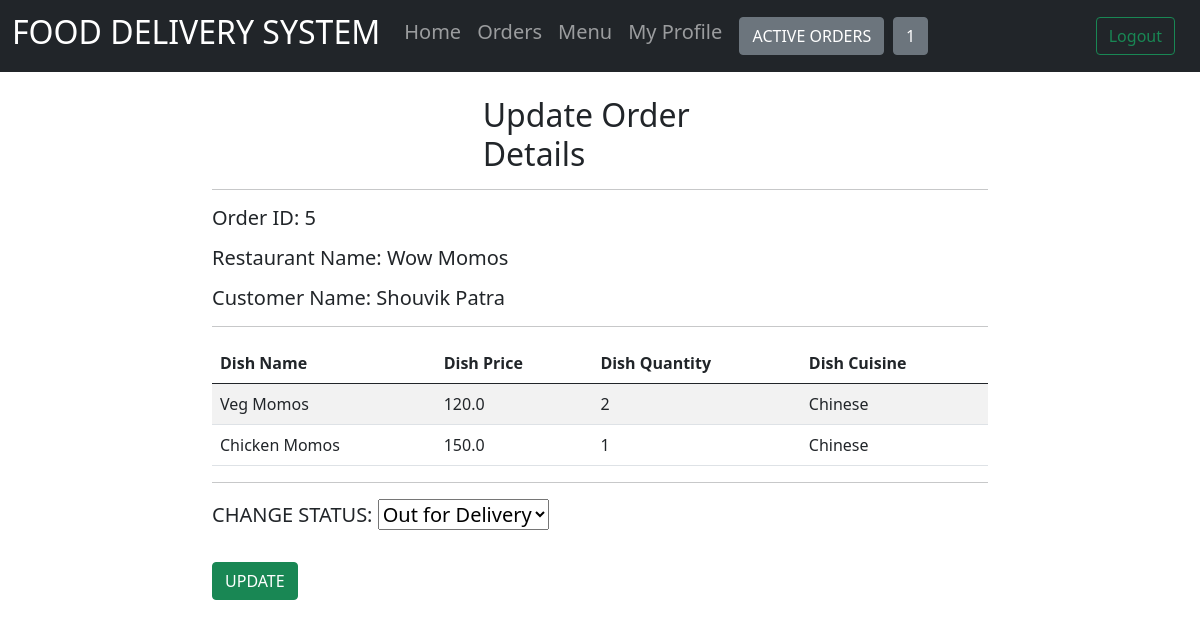
Screenshot of /restaurant/1/myOrders/update_order/5/ (signed in) with the database file from the repository.
### restaurants/models.py (models this page shows, shortened)
class Restaurant(models.Model):
    name = models.CharField(max_length=255, null=True)
    username = models.ForeignKey(
        User, on_delete=models.CASCADE)
    address = models.CharField(max_length=1500, null=True)
    contact = models.IntegerField(null=True)
    maxActiveOrders = models.IntegerField(null=True)
    activeOrders = models.IntegerField(default=0)

class Menu(models.Model):
    category = (('Chinese', 'Chinese'),
                ('North Indian', 'North Indian'),
                ('South Indian', 'South Indian'),
                ('Italian', 'Italian'),
                )
    res_id = models.ForeignKey(
        "Restaurant", on_delete=models.CASCADE)
    dish_name = models.CharField(max_length=255, null=True)
    price = models.FloatField(max_length=255, null=True)
    availability = models.BooleanField(default=True)
    cuisine = models.CharField(max_length=50, choices=category)

### orders/models.py (models this page shows)
class Order(models.Model):
    category = (('Confirmed', 'Confirmed'),
                ('Preparing', 'Preparing'),
                ('Out for Delivery', 'Out for Delivery'),
                ('Delivered', 'Delivered'),
                ('Cancelled', 'Cancelled'),
                )
    restaurant = models.ForeignKey(
        "restaurants.Restaurant", null=True, on_delete=models.SET_NULL)
    customer = models.ForeignKey(
        "customers.Customer", null=True, on_delete=models.SET_NULL)
    status = models.CharField(
        max_length=60, choices=category, default=category[0][0])
    order_activity = models.BooleanField(default=True)

class OrderList(models.Model):
    order = models.ForeignKey(
        "Order", null=True, on_delete=models.CASCADE)
    dish = models.ForeignKey(
        "restaurants.Menu", null=True, on_delete=models.SET_NULL)
    quantity = models.IntegerField(default=1)

### customers/models.py (models this page shows)
class Customer(models.Model):
    name = models.CharField(max_length=255, null=True)
    username = models.ForeignKey(
        User, on_delete=models.CASCADE)
    address = models.CharField(max_length=1500, null=True)
    contact = models.IntegerField(null=True)

### restaurants/views.py (the view, shortened to what this page needs)
@login_required(login_url='home')
def updateOrder(response, rid, oid):
    order = Order.objects.get(id=oid)
    form = OrderForm(instance=order)
    restaurant = order.restaurant
    customer = order.customer
    context = {'rid': rid, 'oid': oid, 'form': form,
               'restaurant': restaurant, 'customer': customer, 'order': order}
    return render(response, 'restaurants/updateOrder.html', context)

### restaurants/forms.py
class OrderForm(ModelForm):
    class Meta:
        model = Order
        fields = '__all__'

### restaurants/templates/restaurants/updateOrder.html (shortened to what this page needs)
{% extends 'restaurants/base.html' %}
{% load static from static %}
{% block content %}
<div class="container col-md-8">
  <form action="{% url 'updateOrder' rid=rid oid=oid %}" method="post" >
  <br>
    <div class="container col-md-4 h2">Update Order Details</div>
    <hr />
    <h5>
    <p>Order ID: {{order.id}}</p>
    <p>Restaurant Name: {{restaurant.name}}</p>
    <p>Customer Name: {{customer.name}}</p>
    </h5>
    <hr />
    <table class="table table-hover table-striped">
      <thead>
        <tr>
          <th>Dish Name</th>
          <th>Dish Price</th>
          <th>Dish Quantity</th>
          <th>Dish Cuisine</th>
        </tr>
      </thead>
      <tbody>
        {% for d in order.orderlist_set.all %}
        <tr>
          <td>{{d.dish.dish_name}}</td>
          <td>{{d.dish.price}}</td>
          <td>{{d.quantity}}</td>
          <td>{{d.dish.cuisine}}</td>
        </tr>
        {% endfor %}
      </tbody>
    </table>
    <hr />
    <h5>CHANGE STATUS: {{form.status}}</h5>
    <input
      class="btn btn-success btn-md btn-block"
      type="submit"
      value="UPDATE"
    />
  </form>
</div>
{% endblock %}

### restaurants/templates/restaurants/navbar.html
<nav class="navbar navbar-expand-lg navbar-dark bg-dark">
  <div class="container-fluid">
    <a class="navbar-brand" href="{%url 'restaurant' rid%}">
      <h2>FOOD DELIVERY SYSTEM</h2></a
    >
    <div class="collapse navbar-collapse" id="navbarSupportedContent">
      <ul class="navbar-nav mr-auto">
        <li class="nav-item active">
          <a class="nav-link h5" href="{%url 'restaurant' rid%}">Home</a>
        </li>
        <li class="nav-item">
          <a class="nav-link h5" href="{%url 'resOrderPage' rid%}">Orders</a>
        </li>
        <li class="nav-item">
          <a class="nav-link h5" href="{%url 'menu' rid%}">Menu</a>
        </li>
        <li class="nav-item">
          <a class="nav-link h5" href="{%url 'resProfile' rid%}">My Profile</a>
        </li>
      </ul>
    </div>
    <div class="collapse navbar-collapse ml-auto" id="navbarSupportedContent">
      <a class="btn btn-secondary ml-auto" width="50" height="50">
        ACTIVE ORDERS </a
      >|
      <a class="btn btn-secondary ml-auto" width="50" height="50">
        {{restaurant.activeOrders}}
      </a>
    </div>
    <button class="btn" type="button">
      <a class="btn btn-outline-success ml-auto" href="{%url 'logout'%}">
        Logout
      </a>
    </button>
  </div>
</nav>

### rows the page displays
Restaurant: activeOrders "1", name "Wow Momos"
Order: id "5", status "Out for Delivery"
Customer: name "Shouvik Patra"
OrderList: dish.dish_name "Veg Momos", dish.price "120.0", quantity "2", dish.cuisine "Chinese"
OrderList: dish.dish_name "Chicken Momos", dish.price "150.0", quantity "1", dish.cuisine "Chinese"
